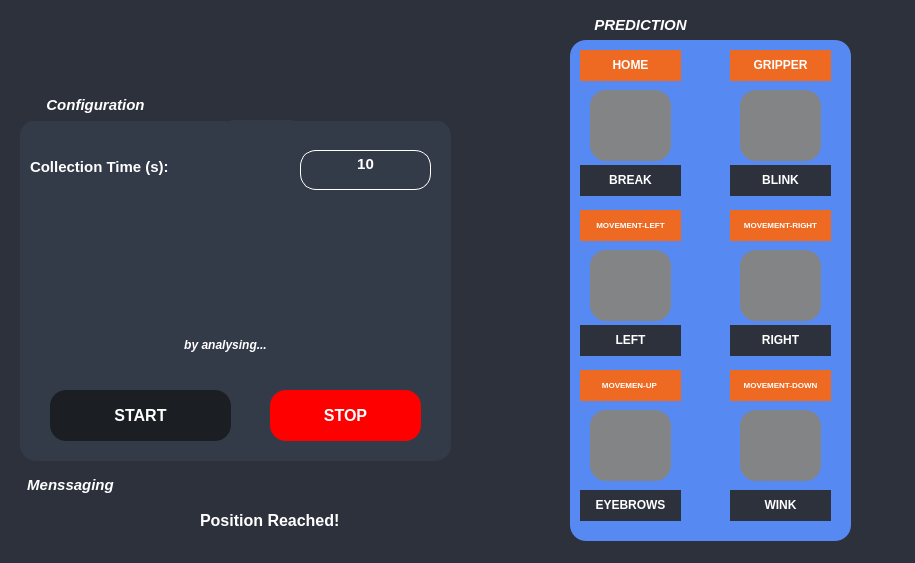
<?xml version="1.0" encoding="UTF-8"?>
<ui version="4.0">
 <class>Frame</class>
 <widget class="QFrame" name="Frame">
  <property name="geometry">
   <rect>
    <x>0</x>
    <y>0</y>
    <width>915</width>
    <height>563</height>
   </rect>
  </property>
  <property name="windowTitle">
   <string>Frame</string>
  </property>
  <property name="styleSheet">
   <string notr="true">background-color:#2c313c;</string>
  </property>
  <layout class="QHBoxLayout" name="horizontalLayout">
   <property name="spacing">
    <number>0</number>
   </property>
   <property name="leftMargin">
    <number>0</number>
   </property>
   <property name="topMargin">
    <number>0</number>
   </property>
   <property name="rightMargin">
    <number>0</number>
   </property>
   <property name="bottomMargin">
    <number>0</number>
   </property>
   <item>
    <widget class="QFrame" name="frame_2">
     <property name="styleSheet">
      <string notr="true">border-radius: 16px;</string>
     </property>
     <property name="frameShape">
      <enum>QFrame::StyledPanel</enum>
     </property>
     <property name="frameShadow">
      <enum>QFrame::Raised</enum>
     </property>
     <widget class="QLabel" name="label_8">
      <property name="geometry">
       <rect>
        <x>570</x>
        <y>10</y>
        <width>141</width>
        <height>31</height>
       </rect>
      </property>
      <property name="text">
       <string>&lt;html&gt;&lt;head/&gt;&lt;body&gt;&lt;p&gt;&lt;span style=&quot; font-size:11pt; font-weight:600; font-style:italic; color:#ffffff;&quot;&gt;PREDICTION&lt;/span&gt;&lt;/p&gt;&lt;/body&gt;&lt;/html&gt;</string>
      </property>
      <property name="alignment">
       <set>Qt::AlignCenter</set>
      </property>
     </widget>
     <widget class="QLabel" name="label">
      <property name="geometry">
       <rect>
        <x>570</x>
        <y>40</y>
        <width>281</width>
        <height>501</height>
       </rect>
      </property>
      <property name="styleSheet">
       <string notr="true"> background-color: #568af2;</string>
      </property>
      <property name="text">
       <string/>
      </property>
     </widget>
     <widget class="QFrame" name="frame1">
      <property name="geometry">
       <rect>
        <x>590</x>
        <y>90</y>
        <width>81</width>
        <height>71</height>
       </rect>
      </property>
      <property name="styleSheet">
       <string notr="true"> background-color: #838485;</string>
      </property>
      <property name="frameShape">
       <enum>QFrame::StyledPanel</enum>
      </property>
      <property name="frameShadow">
       <enum>QFrame::Raised</enum>
      </property>
     </widget>
     <widget class="QLabel" name="label_9">
      <property name="geometry">
       <rect>
        <x>580</x>
        <y>165</y>
        <width>101</width>
        <height>31</height>
       </rect>
      </property>
      <property name="text">
       <string>&lt;html&gt;&lt;head/&gt;&lt;body&gt;&lt;p&gt;&lt;span style=&quot; font-weight:600; color:#ffffff;&quot;&gt;BREAK&lt;/span&gt;&lt;/p&gt;&lt;/body&gt;&lt;/html&gt;</string>
      </property>
      <property name="alignment">
       <set>Qt::AlignCenter</set>
      </property>
     </widget>
     <widget class="QLabel" name="label_10">
      <property name="geometry">
       <rect>
        <x>730</x>
        <y>165</y>
        <width>101</width>
        <height>31</height>
       </rect>
      </property>
      <property name="text">
       <string>&lt;html&gt;&lt;head/&gt;&lt;body&gt;&lt;p&gt;&lt;span style=&quot; font-weight:600; color:#ffffff;&quot;&gt;BLINK&lt;/span&gt;&lt;/p&gt;&lt;/body&gt;&lt;/html&gt;</string>
      </property>
      <property name="alignment">
       <set>Qt::AlignCenter</set>
      </property>
     </widget>
     <widget class="QFrame" name="frame2">
      <property name="geometry">
       <rect>
        <x>740</x>
        <y>90</y>
        <width>81</width>
        <height>71</height>
       </rect>
      </property>
      <property name="styleSheet">
       <string notr="true"> background-color: #838485;</string>
      </property>
      <property name="frameShape">
       <enum>QFrame::StyledPanel</enum>
      </property>
      <property name="frameShadow">
       <enum>QFrame::Raised</enum>
      </property>
     </widget>
     <widget class="QFrame" name="frame3">
      <property name="geometry">
       <rect>
        <x>590</x>
        <y>250</y>
        <width>81</width>
        <height>71</height>
       </rect>
      </property>
      <property name="styleSheet">
       <string notr="true"> background-color: #838485;</string>
      </property>
      <property name="frameShape">
       <enum>QFrame::StyledPanel</enum>
      </property>
      <property name="frameShadow">
       <enum>QFrame::Raised</enum>
      </property>
     </widget>
     <widget class="QLabel" name="label_11">
      <property name="geometry">
       <rect>
        <x>580</x>
        <y>325</y>
        <width>101</width>
        <height>31</height>
       </rect>
      </property>
      <property name="text">
       <string>&lt;html&gt;&lt;head/&gt;&lt;body&gt;&lt;p&gt;&lt;span style=&quot; font-weight:600; color:#ffffff;&quot;&gt;LEFT&lt;/span&gt;&lt;/p&gt;&lt;/body&gt;&lt;/html&gt;</string>
      </property>
      <property name="alignment">
       <set>Qt::AlignCenter</set>
      </property>
     </widget>
     <widget class="QFrame" name="frame5">
      <property name="geometry">
       <rect>
        <x>590</x>
        <y>410</y>
        <width>81</width>
        <height>71</height>
       </rect>
      </property>
      <property name="styleSheet">
       <string notr="true"> background-color: #838485;</string>
      </property>
      <property name="frameShape">
       <enum>QFrame::StyledPanel</enum>
      </property>
      <property name="frameShadow">
       <enum>QFrame::Raised</enum>
      </property>
     </widget>
     <widget class="QFrame" name="frame4">
      <property name="geometry">
       <rect>
        <x>740</x>
        <y>250</y>
        <width>81</width>
        <height>71</height>
       </rect>
      </property>
      <property name="styleSheet">
       <string notr="true"> background-color: #838485;</string>
      </property>
      <property name="frameShape">
       <enum>QFrame::StyledPanel</enum>
      </property>
      <property name="frameShadow">
       <enum>QFrame::Raised</enum>
      </property>
     </widget>
     <widget class="QLabel" name="label_12">
      <property name="geometry">
       <rect>
        <x>730</x>
        <y>325</y>
        <width>101</width>
        <height>31</height>
       </rect>
      </property>
      <property name="text">
       <string>&lt;html&gt;&lt;head/&gt;&lt;body&gt;&lt;p&gt;&lt;span style=&quot; font-weight:600; color:#ffffff;&quot;&gt;RIGHT&lt;/span&gt;&lt;/p&gt;&lt;/body&gt;&lt;/html&gt;</string>
      </property>
      <property name="alignment">
       <set>Qt::AlignCenter</set>
      </property>
     </widget>
     <widget class="QLabel" name="label_13">
      <property name="geometry">
       <rect>
        <x>730</x>
        <y>490</y>
        <width>101</width>
        <height>31</height>
       </rect>
      </property>
      <property name="text">
       <string>&lt;html&gt;&lt;head/&gt;&lt;body&gt;&lt;p&gt;&lt;span style=&quot; font-weight:600; color:#ffffff;&quot;&gt;WINK&lt;/span&gt;&lt;/p&gt;&lt;/body&gt;&lt;/html&gt;</string>
      </property>
      <property name="alignment">
       <set>Qt::AlignCenter</set>
      </property>
     </widget>
     <widget class="QFrame" name="frame6">
      <property name="geometry">
       <rect>
        <x>740</x>
        <y>410</y>
        <width>81</width>
        <height>71</height>
       </rect>
      </property>
      <property name="styleSheet">
       <string notr="true"> background-color: #838485;</string>
      </property>
      <property name="frameShape">
       <enum>QFrame::StyledPanel</enum>
      </property>
      <property name="frameShadow">
       <enum>QFrame::Raised</enum>
      </property>
     </widget>
     <widget class="QLabel" name="label_14">
      <property name="geometry">
       <rect>
        <x>580</x>
        <y>490</y>
        <width>101</width>
        <height>31</height>
       </rect>
      </property>
      <property name="text">
       <string>&lt;html&gt;&lt;head/&gt;&lt;body&gt;&lt;p&gt;&lt;span style=&quot; font-weight:600; color:#ffffff;&quot;&gt;EYEBROWS&lt;/span&gt;&lt;/p&gt;&lt;/body&gt;&lt;/html&gt;</string>
      </property>
      <property name="alignment">
       <set>Qt::AlignCenter</set>
      </property>
     </widget>
     <widget class="QLabel" name="label_15">
      <property name="geometry">
       <rect>
        <x>580</x>
        <y>50</y>
        <width>101</width>
        <height>31</height>
       </rect>
      </property>
      <property name="styleSheet">
       <string notr="true"> background-color: #ee6921;</string>
      </property>
      <property name="text">
       <string>&lt;html&gt;&lt;head/&gt;&lt;body&gt;&lt;p&gt;&lt;span style=&quot; font-weight:600; color:#ffffff;&quot;&gt;HOME&lt;/span&gt;&lt;/p&gt;&lt;/body&gt;&lt;/html&gt;</string>
      </property>
      <property name="alignment">
       <set>Qt::AlignCenter</set>
      </property>
     </widget>
     <widget class="QLabel" name="label_16">
      <property name="geometry">
       <rect>
        <x>730</x>
        <y>50</y>
        <width>101</width>
        <height>31</height>
       </rect>
      </property>
      <property name="styleSheet">
       <string notr="true"> background-color: #ee6921;</string>
      </property>
      <property name="text">
       <string>&lt;html&gt;&lt;head/&gt;&lt;body&gt;&lt;p&gt;&lt;span style=&quot; font-weight:600; color:#ffffff;&quot;&gt;GRIPPER&lt;/span&gt;&lt;/p&gt;&lt;/body&gt;&lt;/html&gt;</string>
      </property>
      <property name="alignment">
       <set>Qt::AlignCenter</set>
      </property>
     </widget>
     <widget class="QLabel" name="label_17">
      <property name="geometry">
       <rect>
        <x>580</x>
        <y>210</y>
        <width>101</width>
        <height>31</height>
       </rect>
      </property>
      <property name="styleSheet">
       <string notr="true"> background-color: #ee6921;</string>
      </property>
      <property name="text">
       <string>&lt;html&gt;&lt;head/&gt;&lt;body&gt;&lt;p&gt;&lt;span style=&quot; font-size:6pt; font-weight:600; color:#ffffff;&quot;&gt;MOVEMENT-LEFT&lt;/span&gt;&lt;/p&gt;&lt;/body&gt;&lt;/html&gt;</string>
      </property>
      <property name="alignment">
       <set>Qt::AlignCenter</set>
      </property>
     </widget>
     <widget class="QLabel" name="label_18">
      <property name="geometry">
       <rect>
        <x>730</x>
        <y>210</y>
        <width>101</width>
        <height>31</height>
       </rect>
      </property>
      <property name="styleSheet">
       <string notr="true"> background-color: #ee6921;</string>
      </property>
      <property name="text">
       <string>&lt;html&gt;&lt;head/&gt;&lt;body&gt;&lt;p&gt;&lt;span style=&quot; font-size:6pt; font-weight:600; color:#ffffff;&quot;&gt;MOVEMENT-RIGHT&lt;/span&gt;&lt;/p&gt;&lt;/body&gt;&lt;/html&gt;</string>
      </property>
      <property name="alignment">
       <set>Qt::AlignCenter</set>
      </property>
     </widget>
     <widget class="QLabel" name="label_19">
      <property name="geometry">
       <rect>
        <x>580</x>
        <y>370</y>
        <width>101</width>
        <height>31</height>
       </rect>
      </property>
      <property name="styleSheet">
       <string notr="true"> background-color: #ee6921;</string>
      </property>
      <property name="text">
       <string>&lt;html&gt;&lt;head/&gt;&lt;body&gt;&lt;p&gt;&lt;span style=&quot; font-size:6pt; font-weight:600; color:#ffffff;&quot;&gt;MOVEMEN-UP &lt;/span&gt;&lt;/p&gt;&lt;/body&gt;&lt;/html&gt;</string>
      </property>
      <property name="alignment">
       <set>Qt::AlignCenter</set>
      </property>
     </widget>
     <widget class="QLabel" name="label_20">
      <property name="geometry">
       <rect>
        <x>730</x>
        <y>370</y>
        <width>101</width>
        <height>31</height>
       </rect>
      </property>
      <property name="styleSheet">
       <string notr="true"> background-color: #ee6921;</string>
      </property>
      <property name="text">
       <string>&lt;html&gt;&lt;head/&gt;&lt;body&gt;&lt;p&gt;&lt;span style=&quot; font-size:6pt; font-weight:600; color:#ffffff;&quot;&gt;MOVEMENT-DOWN&lt;/span&gt;&lt;/p&gt;&lt;/body&gt;&lt;/html&gt;</string>
      </property>
      <property name="alignment">
       <set>Qt::AlignCenter</set>
      </property>
     </widget>
     <widget class="QFrame" name="frame2_2">
      <property name="geometry">
       <rect>
        <x>20</x>
        <y>120</y>
        <width>431</width>
        <height>341</height>
       </rect>
      </property>
      <property name="styleSheet">
       <string notr="true">background-color: #343b48;
color: rgb(255,255,255);
border-radius: 16px;</string>
      </property>
      <property name="frameShape">
       <enum>QFrame::StyledPanel</enum>
      </property>
      <property name="frameShadow">
       <enum>QFrame::Raised</enum>
      </property>
      <widget class="QPushButton" name="btnIniciar">
       <property name="geometry">
        <rect>
         <x>30</x>
         <y>270</y>
         <width>181</width>
         <height>51</height>
        </rect>
       </property>
       <property name="font">
        <font>
         <pointsize>12</pointsize>
         <weight>75</weight>
         <bold>true</bold>
        </font>
       </property>
       <property name="styleSheet">
        <string notr="true">background-color: #1b1e23;
color: rgb(255,255,255);</string>
       </property>
       <property name="text">
        <string>START</string>
       </property>
      </widget>
      <widget class="QTextEdit" name="editCuenta">
       <property name="geometry">
        <rect>
         <x>280</x>
         <y>30</y>
         <width>131</width>
         <height>40</height>
        </rect>
       </property>
       <property name="font">
        <font>
         <pointsize>11</pointsize>
         <weight>75</weight>
         <bold>true</bold>
        </font>
       </property>
       <property name="acceptDrops">
        <bool>false</bool>
       </property>
       <property name="styleSheet">
        <string notr="true"> border: 1px solid #FFFFFF;  </string>
       </property>
       <property name="undoRedoEnabled">
        <bool>true</bool>
       </property>
       <property name="html">
        <string>&lt;!DOCTYPE HTML PUBLIC &quot;-//W3C//DTD HTML 4.0//EN&quot; &quot;http://www.w3.org/TR/REC-html40/strict.dtd&quot;&gt;
&lt;html&gt;&lt;head&gt;&lt;meta name=&quot;qrichtext&quot; content=&quot;1&quot; /&gt;&lt;style type=&quot;text/css&quot;&gt;
p, li { white-space: pre-wrap; }
&lt;/style&gt;&lt;/head&gt;&lt;body style=&quot; font-family:'MS Shell Dlg 2'; font-size:11pt; font-weight:600; font-style:normal;&quot;&gt;
&lt;p align=&quot;center&quot; style=&quot; margin-top:0px; margin-bottom:0px; margin-left:0px; margin-right:0px; -qt-block-indent:0; text-indent:0px;&quot;&gt;10&lt;/p&gt;&lt;/body&gt;&lt;/html&gt;</string>
       </property>
      </widget>
      <widget class="QLabel" name="label_6">
       <property name="geometry">
        <rect>
         <x>10</x>
         <y>30</y>
         <width>251</width>
         <height>35</height>
        </rect>
       </property>
       <property name="text">
        <string>&lt;html&gt;&lt;head/&gt;&lt;body&gt;&lt;p&gt;&lt;span style=&quot; font-size:11pt; font-weight:600; color:#ffffff;&quot;&gt;Collection Time (s):&lt;/span&gt;&lt;/p&gt;&lt;/body&gt;&lt;/html&gt;</string>
       </property>
      </widget>
      <widget class="QLabel" name="lblListo">
       <property name="geometry">
        <rect>
         <x>150</x>
         <y>90</y>
         <width>111</width>
         <height>101</height>
        </rect>
       </property>
       <property name="text">
        <string/>
       </property>
       <property name="pixmap">
        <pixmap>../imagenes/OFF.png</pixmap>
       </property>
       <property name="scaledContents">
        <bool>true</bool>
       </property>
      </widget>
      <widget class="QLabel" name="lblAnalizar">
       <property name="geometry">
        <rect>
         <x>100</x>
         <y>210</y>
         <width>211</width>
         <height>31</height>
        </rect>
       </property>
       <property name="text">
        <string>&lt;html&gt;&lt;head/&gt;&lt;body&gt;&lt;p&gt;&lt;span style=&quot; font-size:9pt; font-weight:600; font-style:italic; color:#ffffff;&quot;&gt;by analysing...&lt;/span&gt;&lt;/p&gt;&lt;/body&gt;&lt;/html&gt;</string>
       </property>
       <property name="alignment">
        <set>Qt::AlignCenter</set>
       </property>
      </widget>
      <widget class="QPushButton" name="btnSTOP">
       <property name="geometry">
        <rect>
         <x>250</x>
         <y>270</y>
         <width>151</width>
         <height>51</height>
        </rect>
       </property>
       <property name="font">
        <font>
         <pointsize>12</pointsize>
         <weight>75</weight>
         <bold>true</bold>
        </font>
       </property>
       <property name="styleSheet">
        <string notr="true">background-color: red;
color: rgb(255,255,255);</string>
       </property>
       <property name="text">
        <string>STOP</string>
       </property>
      </widget>
     </widget>
     <widget class="QLabel" name="label_21">
      <property name="geometry">
       <rect>
        <x>-40</x>
        <y>90</y>
        <width>271</width>
        <height>31</height>
       </rect>
      </property>
      <property name="text">
       <string>&lt;html&gt;&lt;head/&gt;&lt;body&gt;&lt;p&gt;&lt;span style=&quot; font-size:11pt; font-weight:600; font-style:italic; color:#ffffff;&quot;&gt;Configuration&lt;/span&gt;&lt;/p&gt;&lt;/body&gt;&lt;/html&gt;</string>
      </property>
      <property name="alignment">
       <set>Qt::AlignCenter</set>
      </property>
     </widget>
     <widget class="QLabel" name="label_22">
      <property name="geometry">
       <rect>
        <x>-10</x>
        <y>470</y>
        <width>161</width>
        <height>31</height>
       </rect>
      </property>
      <property name="text">
       <string>&lt;html&gt;&lt;head/&gt;&lt;body&gt;&lt;p&gt;&lt;span style=&quot; font-size:11pt; font-weight:600; font-style:italic; color:#ffffff;&quot;&gt;Menssaging&lt;/span&gt;&lt;/p&gt;&lt;/body&gt;&lt;/html&gt;</string>
      </property>
      <property name="alignment">
       <set>Qt::AlignCenter</set>
      </property>
     </widget>
     <widget class="QLabel" name="lblResultado">
      <property name="geometry">
       <rect>
        <x>200</x>
        <y>500</y>
        <width>211</width>
        <height>41</height>
       </rect>
      </property>
      <property name="font">
       <font>
        <pointsize>12</pointsize>
        <weight>75</weight>
        <bold>true</bold>
       </font>
      </property>
      <property name="styleSheet">
       <string notr="true">
color: rgb(255,255,255);</string>
      </property>
      <property name="text">
       <string>Position Reached!</string>
      </property>
     </widget>
     <widget class="QLabel" name="imgEstado">
      <property name="geometry">
       <rect>
        <x>120</x>
        <y>490</y>
        <width>61</width>
        <height>51</height>
       </rect>
      </property>
      <property name="text">
       <string/>
      </property>
      <property name="pixmap">
       <pixmap>../iconos/advertencia.png</pixmap>
      </property>
      <property name="scaledContents">
       <bool>true</bool>
      </property>
     </widget>
     <widget class="QLabel" name="lblGif1">
      <property name="geometry">
       <rect>
        <x>280</x>
        <y>10</y>
        <width>171</width>
        <height>111</height>
       </rect>
      </property>
      <property name="text">
       <string/>
      </property>
      <property name="pixmap">
       <pixmap>../imagenes/7Saq.gif</pixmap>
      </property>
      <property name="scaledContents">
       <bool>true</bool>
      </property>
     </widget>
    </widget>
   </item>
  </layout>
 </widget>
 <resources/>
 <connections/>
</ui>
